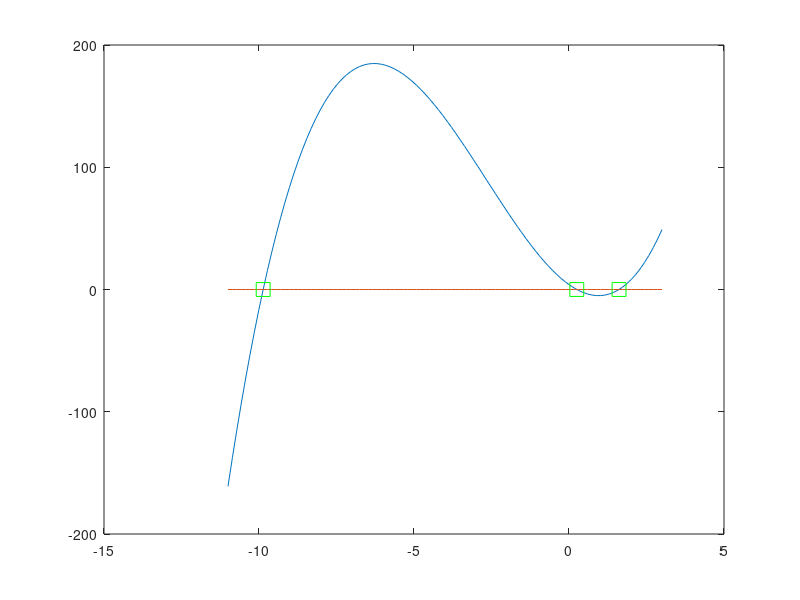

The MATLAB source for this figure:
% y = x^3 + 8x^2 - 18x + 4
clear all
x = linspace(-11, 3);
pol = [1 8 -18 4];
pol_roots = roots(pol)
y = polyval(pol, x);
plot(x, y);
hold on
plot(x, zeros(size(x)));
hold on
plot(pol_roots(1), 0, 'gs', "markersize", 10)
hold on
plot(pol_roots(2), 0, 'gs', "markersize", 10)
hold on
plot(pol_roots(3), 0, 'gs', "markersize", 10)
